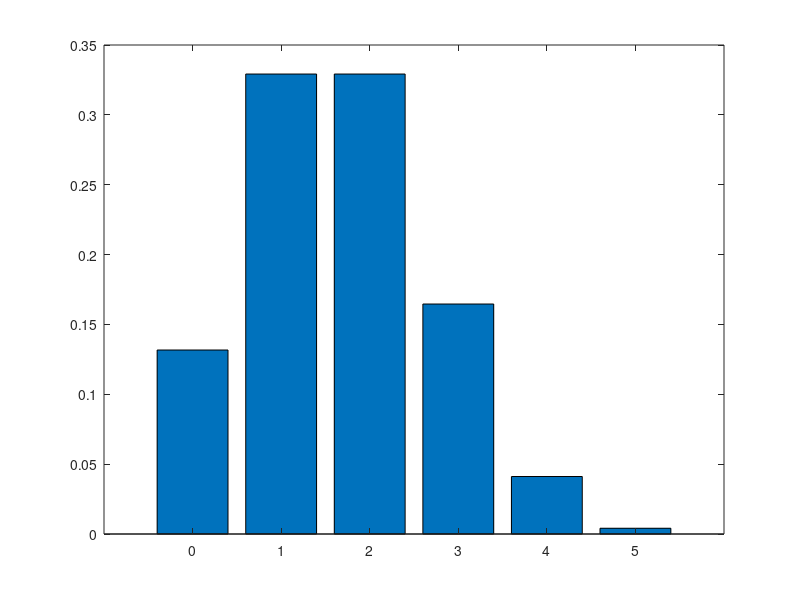

Here is the MATLAB script that generated this plot:
% Binomial Verteilung
% Papula S.356

p0 = nchoosek(5, 0) * (1/3)^0 * (1-(1/3))^(5-0)
p1 = nchoosek(5, 1) * (1/3)^1 * (1-(1/3))^(5-1)
p2 = nchoosek(5, 2) * (1/3)^2 * (1-(1/3))^(5-2)
p3 = nchoosek(5, 3) * (1/3)^3 * (1-(1/3))^(5-3)
p4 = nchoosek(5, 4) * (1/3)^4 * (1-(1/3))^(5-4)
p5 = nchoosek(5, 5) * (1/3)^5 * (1-(1/3))^(5-5)

x = [0:5];
f = [p0 p1 p2 p3 p4 p5];
bar(x, f)